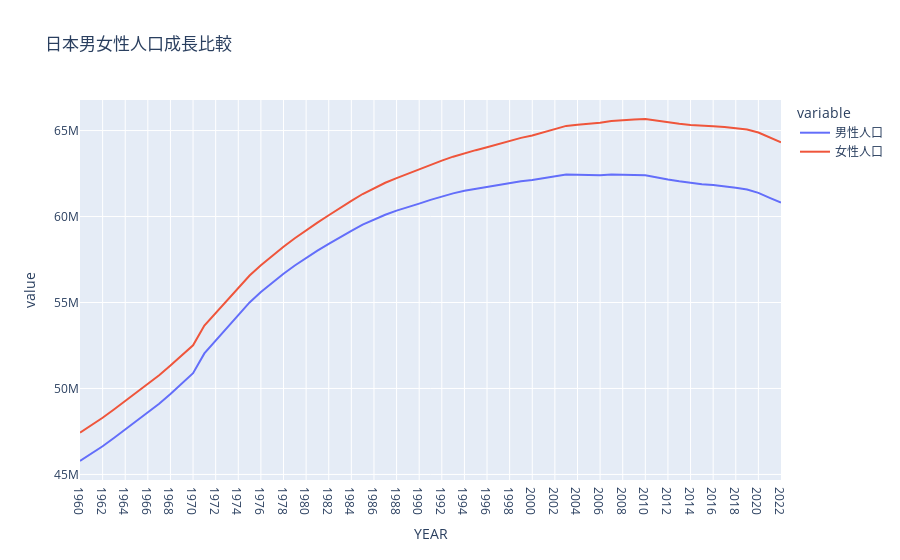

Notebook cell for this chart:
### Code cell
import plotly.express as px
fig = px.line(merged_df2, x="YEAR", y=["男性人口","女性人口"], title="日本男女性人口成長比較")
fig.show()
